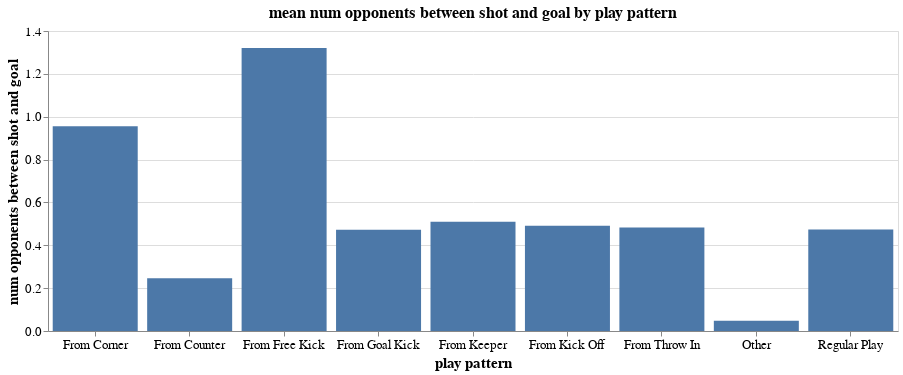

The notebook cell this image was saved under:
### Markdown cell above
Ok, so actually, shots resulting from counters, on average, don't have less players within 5 yards of the shot location than other play patterns. What about number of opponents between the shot location and the goal?

### Code cell
alt.Chart(shot_training_set.groupby("play pattern").mean().reset_index()).mark_bar().encode(
        alt.X('play pattern:N', axis = alt.Axis(title = "play pattern", labelAngle = 0)),
        alt.Y('num opponents between shot and goal:Q', axis = alt.Axis(title = 'num opponents between shot and goal'))
).properties(width = 850, height = 300, 
             title = "mean num opponents between shot and goal by play pattern"
).configure_axis(labelFontSize = 13, titleFontSize = 15
).configure_title(fontSize = 16)

### Figure 1 — Vega-Lite specification as saved in the notebook (floating-point values rounded to 4 significant figures)
{"$schema": "https://vega.github.io/schema/vega-lite/v3.4.0.json", "config": {"axis": {"labelFontSize": 13, "titleFontSize": 15}, "mark": {"tooltip": null}, "title": {"fontSize": 16}, "view": {"height": 300, "width": 400}}, "data": {"name": "data-39d9f21e5dd78dbb3da8db6bfd97a76f"}, "datasets": {"data-39d9f21e5dd78dbb3da8db6bfd97a76f": [{"Distance from goal": 15.58, "duration": 0.8082, "first time": 0.3238, "num opponents between shot and goal": 0.9549, "num opponents within 5 yards": 2.127, "outcome": 0.09918, "play pattern": "From Corner", "statsbomb xg": 0.09968, "x gk position": 118.5, "x start location": 106.8, "y gk position": 40.01, "y start location": 39.97}, {"Distance from goal": 17.19, "duration": 0.6659, "first time": 0.2607, "num opponents between shot and goal": 0.2456, "num opponents within 5 yards": 1.464, "outcome": 0.198, "play pattern": "From Counter", "statsbomb xg": 0.1978, "x gk position": 115.5, "x start location": 106.3, "y gk position": 39.66, "y start location": 39.23}, {"Distance from goal": 21.88, "duration": 0.8327, "first time": 0.2391, "num opponents between shot and goal": 1.321, "num opponents within 5 yards": 1.21, "outcome": 0.1186, "play pattern": "From Free Kick", "statsbomb xg": 0.09713, "x gk position": 118.2, "x start location": 101.0, "y gk position": 40.01, "y start location": 39.43}, {"Distance from goal": 19.2, "duration": 0.7669, "first time": 0.3542, "num opponents between shot and goal": 0.4722, "num opponents within 5 yards": 1.562, "outcome": 0.1528, "play pattern": "From Goal Kick", "statsbomb xg": 0.1315, "x gk position": 117.5, "x start location": 104.1, "y gk position": 40.0, "y start location": 40.45}, {"Distance from goal": 19.84, "duration": 0.7553, "first time": 0.3148, "num opponents between shot and goal": 0.5093, "num opponents within 5 yards": 1.556, "outcome": 0.08333, "play pattern": "From Keeper", "statsbomb xg": 0.1395, "x gk position": 116.6, "x start location": 102.7, "y gk position": 39.75, "y start location": 38.49}, {"Distance from goal": 21.03, "duration": 0.8578, "first time": 0.3, "num opponents between shot and goal": 0.4917, "num opponents within 5 yards": 1.5, "outcome": 0.1083, "play pattern": "From Kick Off", "statsbomb xg": 0.09191, "x gk position": 117.8, "x start location": 102.0, "y gk position": 39.99, "y start location": 40.13}, {"Distance from goal": 19.62, "duration": 0.786, "first time": 0.3412, "num opponents between shot and goal": 0.4827, "num opponents within 5 yards": 1.59, "outcome": 0.1216, "play pattern": "From Throw In", "statsbomb xg": 0.1134, "x gk position": 117.8, "x start location": 103.6, "y gk position": 39.93, "y start location": 39.59}, {"Distance from goal": 12.78, "duration": 0.5771, "first time": 0.048, "num opponents between shot and goal": 0.048, "num opponents within 5 yards": 0.12, "outcome": 0.744, "play pattern": "Other", "statsbomb xg": 0.7274, "x gk position": 119.8, "x start location": 107.3, "y gk position": 39.97, "y start location": 39.96}, {"Distance from goal": 19.05, "duration": 0.7724, "first time": 0.332, "num opponents between shot and goal": 0.4732, "num opponents within 5 yards": 1.509, "outcome": 0.1459, "play pattern": "Regular Play", "statsbomb xg": 0.134, "x gk position": 117.3, "x start location": 104.1, "y gk position": 39.85, "y start location": 39.17}]}, "encoding": {"x": {"axis": {"labelAngle": 0, "title": "play pattern"}, "field": "play pattern", "type": "nominal"}, "y": {"axis": {"title": "num opponents between shot and goal"}, "field": "num opponents between shot and goal", "type": "quantitative"}}, "height": 300, "mark": "bar", "title": "mean num opponents between shot and goal by play pattern", "width": 850}
